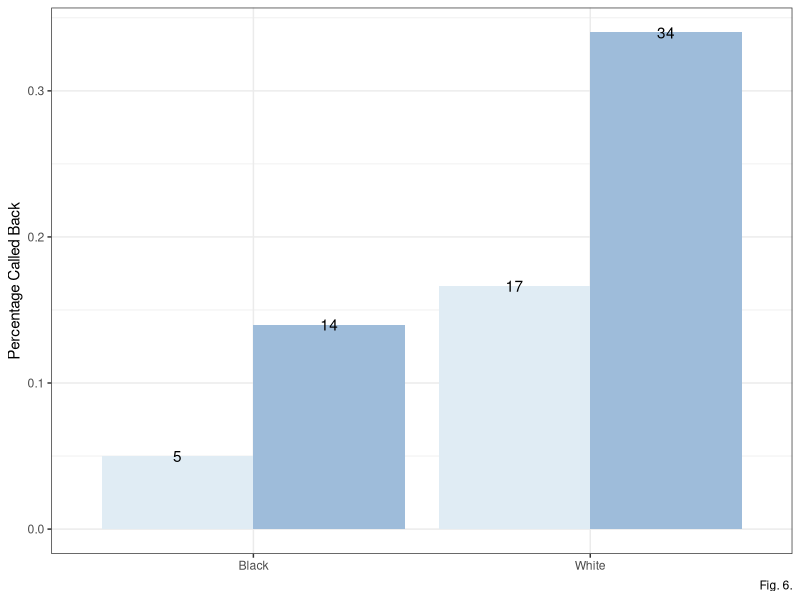

R code for this plot:
#' ---
#' title: "Assignment 5, Social Science Inquiry II (SOSC13200-W24-6)"
#' author: "<your name here>"
#' date: "Monday 1/20/24 at 5pm"
#' ---
#' Packages
library(ggplot2)
set.seed(60637)

#' Analysis is based on:
#' 
#' Pager, Devah. The mark of a criminal record. *American Journal of Sociology* 108, no. 5 (2003): 937-975. 
#' 
#' # 1. 
#' 
#' ## (1a)
#' Re-generate the data used in Pager (2003) based on a reading of the text. Create a 
#' data set that has the following variables: 
#' 
#' - `black`, which is an indicator that is 1 if the respondent is black, and 0 otherwise. 
#' - `record`, which is an indicator that is 1 if the respondent has a criminal record, and 0 otherwise. 
#' - `call_back`, which is an indicator that is 1 if the respondent was called back, and 0 otherwise. 
#' 
#' The data set should have one row for every observation, where an observation 
#' is an individual audit. I.e., the data set should have 700 rows, and 3 columns. 
#' *Note: total number of call backs for whites with criminal records could 
#' plausibly take on two values*. 

pager_df <- data.frame(
  black = rep(c(0, 1), times = c(300, 400)),
  record = c(rep(c(0, 1), each = 150), 
             rep(c(0, 1), each = 200)),
  call_back = c(
    # whites without criminal records
    rep(c(0, 1), times = c(99, 51)), # 150
    # whites with criminal records
    rep(c(0, 1), times = c(125, 25)), # 150: callbacks could be 25 or 26
    # blacks without criminal records
    rep(c(0, 1), times = c(172, 28)), # 200
    # blacks with criminal records
    rep(c(0, 1), times = c(190, 10)) # 200 
  )
)

dim(pager_df)

#' 
#' ## (1b) 
#' Recreate Figure 6 in the paper. 
#' 
#' *You can install the package `ggpattern` from https://github.com/coolbutuseless/ggpattern
#' if you want to get diagonal stripes as in the original plot.*

pager_agg <- aggregate(call_back~black + record, data = pager_df, mean)
pager_agg$race <- factor(pager_agg$black, 
                         levels = c(1, 0), 
                         labels = c('Black', 'White'))
pager_agg$criminal_record <- factor(pager_agg$record, 
                         levels = c(1, 0), 
                         labels = c('Record', 'No Record'))

ggplot(pager_agg, aes(x = race, y = call_back, fill = criminal_record)) +
  geom_col(position = 'dodge') + 
  geom_text(aes(label = round(call_back,2)*100),
            position = position_dodge(width = .9))+
  scale_fill_brewer(palette="BuPu") + 
  # you can play around with color schemes here: https://colorbrewer2.org/
  theme_bw() + 
  ylab('Percentage Called Back') +
  labs(caption = 'Fig. 6.') + 
  theme(legend.position = '', axis.title.x=element_blank())

 


#' 
#' # 2. Randomization inference. 
#' 
#' **Pager reports that "The main effects of race and criminal record are statically significant (P <.01)."**
#' 
#' ## (2a)
#' Create a new variable called `W`, which is a copy of `record`. 
#' Create a new variable called `Y` which is a copy of `call_back`. 
#' Report the number of audits assigned treatment and control if we consider
#' having a criminal record to be the treatment condition. 

pager_df$W <- pager_df$record
pager_df$Y <- pager_df$call_back

table(pager_df$W)

#' ## (2b) 
#' Get the difference-in-means estimate of the ATE on `Y`, and save the
#'  estimate as an object called `ate`. Report the value of your 
#'  difference-in-means estimate of the ATE.
  
(ate <- mean(pager_df$Y[which(pager_df$W == 1)]) - mean(pager_df$Y[which(pager_df$W == 0)]))



#' ## (2c)  
#' Create a new column called `newW` which resamples from `W` *without* 
#' replacement. Report the number of individuals assigned treatment and control 
#' under `newW`. Is it the same as under W?

pager_df$newW <- sample(pager_df$W)

table(pager_df$newW)



#' ## (2d) 
#' Calculate the difference-in-means estimate of the average treatment 
#' effect UNDER THE RE-SAMPLED TREATMENT, `newW`.
(ate_new <- mean(pager_df$Y[which(pager_df$newW == 1)]) - mean(pager_df$Y[which(pager_df$newW == 0)]))

#' ## (2e) 
#' Write a randomization inference function that takes a data frame `df` 
#' as an argument, then:
#'   
#'   - Creates a new column called `newW` which resamples from W.
#'   - Calculates the difference in means estimate of the average treatment effect UNDER THE RE-SAMPLED TREATMENT, `newW`.
#'   - Returns the value of estimated ATE.
#'   
#'   Apply your randomization inference function to the pager data and report the estimated ATE. 


# randomization inference function
my_ri <- function(df){
  df_ri <- df
  df_ri$newW <- sample(df$W)
  Y1_ri <- df$Y[which(df_ri$newW == 1)]
  Y0_ri <- df$Y[which(df_ri$newW == 0)]
  ate_hat <- mean(Y1_ri)-mean(Y0_ri)
  return(ate_hat)
}
my_ri(pager_df)


#' ## (2f) 
#' Using `replicate()`, apply your function to the pager data 1000 times.
#' Save the output but DO NOT print it out here. 
dm <- replicate(1000, my_ri(pager_df))


#' ## (2g) 
#' Report the portion of your results from question 2f that have a larger 
#' *absolute value* than the *absolute value* of the object `ate`.
  
(pval <- mean(abs(dm)>abs(ate)))


#' ## (2h) 
#' How do you interpret the p-value in 2g? Is your answer consistent
#' with what Pager reports?

# your answer here

#' # (XX) Extra credit
#' Worth 2 points. 
#' 
#' Consider the function `gendist()` in the `ri` package. Look at the inputs, 
#' and what the function outputs. Using the toy data set from class 
#' (recreated below), write your own function that takes the same inputs and 
#' produces the same output. 
#' 
#' If you have issues downloading the package because of your R version, you
#' should be able to access a version following the below commands 
#' (uncommented).
#' 
#' `# install.packages('remotes')`
#' 
#' `# library(remotes)`
#' 
#' `# install_github('cran/ri')`
#' 

df <- data.frame(
  # our initial treatment vector
  W = c(1, 0, 0, 0, 0, 0, 1),
  # our initial response vector
  Y = c(15, 15, 20, 20, 10, 15, 30),
  # treatment assignment probability
  probs = rep(2/7, 7)
)